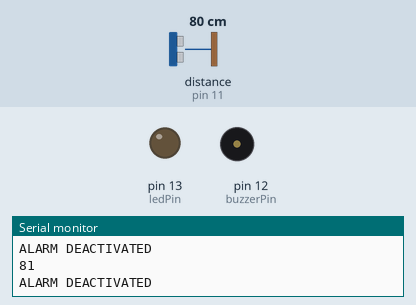
This sketch was run on a simulated Arduino Uno, built with avr-gcc and run on an emulated ATmega328P. Shown: output pins drawn as LEDs (lit = HIGH), buzzer (waves = sounding), the last lines printed to the serial monitor. Wiring (inferred from the names in the program): ultrasonic range finder: trigger pin 10; echo pin 11. Dashed ring = blinking. The inputs (shaded band) are chosen by the test bench; at power-on: distance to the obstacle (sensor on pin 11) 80 cm. The echo pulse lasts 58.3 µs per cm; pins used as bus, display or sensor lines are not drawn.

Above: at 1.2 s.
1.3 s: distance to the obstacle (sensor on pin 11) set to 17 cm
4.3 s: distance to the obstacle (sensor on pin 11) set to 12 cm
At 4.6 s:
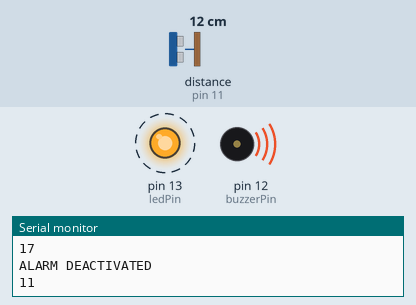
Timing chart, 0 to 13.3 s (numbered marks = the images above; inputs shaded):
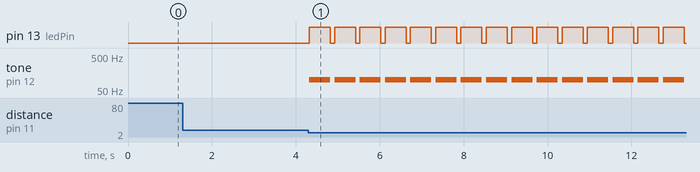

The sketch:

distance_sensor_with_buzzer.ino
```cpp
const int echo=11;
const int trig=10;
const int ledPin=13;
const int buzzerPin=12;

int duration=0;
int distance=0;
void setup() {
  // put your setup code here, to run once:
Serial.begin(9600);
pinMode(ledPin,OUTPUT);
pinMode(buzzerPin,OUTPUT);
pinMode(trig,OUTPUT);
pinMode(echo,INPUT);
}

void loop() {
  // put your main code here, to run repeatedly:
digitalWrite(trig,HIGH);
delayMicroseconds(1000);
digitalWrite(trig,LOW);

duration=pulseIn(echo,HIGH);
distance=(duration/2)/28.5;
Serial.println(distance);

if(distance<=14){

tone(buzzerPin,100);
digitalWrite(ledPin,HIGH);
delay(500);
noTone(buzzerPin);
digitalWrite(ledPin,LOW);
delay(100);
Serial.println("--------ALARM ACTIVATED------");
}

else{
  noTone(buzzerPin);
  digitalWrite(ledPin,LOW);

  Serial.println("ALARM DEACTIVATED");
}

}
```

Measured:
- the behaviour switches between 15 and 14 cm on distance to the obstacle (sensor on pin 11) (found by bisection; images 0 and 1)
- after the input at 4.3 s, pin 13 (ledPin): alternates HIGH for 0.50 s and LOW for 0.10 s, starting at once; tone on pin 12 (buzzerPin): alternates 100 Hz for 0.50 s and silent for 0.10 s, starting at once
